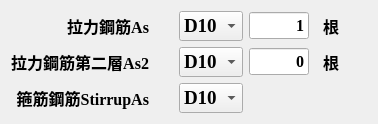
   <widget class="QWidget" name="layoutWidget">
    <property name="geometry">
     <rect>
      <x>30</x>
      <y>140</y>
      <width>378</width>
      <height>98</height>
     </rect>
    </property>
    <layout class="QGridLayout" name="gridLayout_3">
     <item row="0" column="0">
      <widget class="QLabel" name="lab_As">
       <property name="font">
        <font>
         <family>Times New Roman</family>
         <pointsize>12</pointsize>
         <weight>75</weight>
         <bold>true</bold>
        </font>
       </property>
       <property name="layoutDirection">
        <enum>Qt::LeftToRight</enum>
       </property>
       <property name="text">
        <string>拉力鋼筋As      </string>
       </property>
       <property name="alignment">
        <set>Qt::AlignRight|Qt::AlignTrailing|Qt::AlignVCenter</set>
       </property>
       <property name="buddy">
        <cstring></cstring>
       </property>
      </widget>
     </item>
     <item row="0" column="1">
      <widget class="QComboBox" name="cbx_BarAsi">
       <property name="sizePolicy">
        <sizepolicy hsizetype="Preferred" vsizetype="Fixed">
         <horstretch>0</horstretch>
         <verstretch>0</verstretch>
        </sizepolicy>
       </property>
       <property name="font">
        <font>
         <family>Times New Roman</family>
         <pointsize>14</pointsize>
         <weight>75</weight>
         <bold>true</bold>
        </font>
       </property>
       <property name="currentText">
        <string>D10</string>
       </property>
       <item>
        <property name="text">
         <string>D10</string>
        </property>
       </item>
       <item>
        <property name="text">
         <string>D13</string>
        </property>
       </item>
       <item>
        <property name="text">
         <string>D16</string>
        </property>
       </item>
       <item>
        <property name="text">
         <string>D19</string>
        </property>
       </item>
       <item>
        <property name="text">
         <string>D22</string>
        </property>
       </item>
       <item>
        <property name="text">
         <string>D25</string>
        </property>
       </item>
       <item>
        <property name="text">
         <string>D29</string>
        </property>
       </item>
       <item>
        <property name="text">
         <string>D32</string>
        </property>
       </item>
       <item>
        <property name="text">
         <string>D36</string>
        </property>
       </item>
       <item>
        <property name="text">
         <string>D43</string>
        </property>
       </item>
       <item>
        <property name="text">
         <string>D57</string>
        </property>
       </item>
      </widget>
     </item>
     <item row="0" column="2">
      <widget class="QLineEdit" name="txb_NumAs">
       <property name="font">
        <font>
         <family>Times New Roman</family>
         <pointsize>12</pointsize>
         <weight>75</weight>
         <bold>true</bold>
        </font>
       </property>
       <property name="text">
        <string>1</string>
       </property>
       <property name="alignment">
        <set>Qt::AlignRight|Qt::AlignTrailing|Qt::AlignVCenter</set>
       </property>
      </widget>
     </item>
     <item row="0" column="3">
      <widget class="QLabel" name="label">
       <property name="font">
        <font>
         <family>Times New Roman</family>
         <pointsize>12</pointsize>
         <weight>75</weight>
         <bold>true</bold>
        </font>
       </property>
       <property name="text">
        <string>  根       </string>
       </property>
      </widget>
     </item>
     <item row="1" column="0">
      <widget class="QLabel" name="lab_As_2">
       <property name="font">
        <font>
         <family>Times New Roman</family>
         <pointsize>12</pointsize>
         <weight>75</weight>
         <bold>true</bold>
        </font>
       </property>
       <property name="layoutDirection">
        <enum>Qt::LeftToRight</enum>
       </property>
       <property name="text">
        <string>拉力鋼筋第二層As2      </string>
       </property>
       <property name="alignment">
        <set>Qt::AlignRight|Qt::AlignTrailing|Qt::AlignVCenter</set>
       </property>
       <property name="buddy">
        <cstring></cstring>
       </property>
      </widget>
     </item>
     <item row="1" column="1">
      <widget class="QComboBox" name="cbx_BarAsi_2">
       <property name="sizePolicy">
        <sizepolicy hsizetype="Preferred" vsizetype="Fixed">
         <horstretch>0</horstretch>
         <verstretch>0</verstretch>
        </sizepolicy>
       </property>
       <property name="font">
        <font>
         <family>Times New Roman</family>
         <pointsize>14</pointsize>
         <weight>75</weight>
         <bold>true</bold>
        </font>
       </property>
       <property name="currentText">
        <string>D10</string>
       </property>
       <item>
        <property name="text">
         <string>D10</string>
        </property>
       </item>
       <item>
        <property name="text">
         <string>D13</string>
        </property>
       </item>
       <item>
        <property name="text">
         <string>D16</string>
        </property>
       </item>
       <item>
        <property name="text">
         <string>D19</string>
        </property>
       </item>
       <item>
        <property name="text">
         <string>D22</string>
        </property>
       </item>
       <item>
        <property name="text">
         <string>D25</string>
        </property>
       </item>
       <item>
        <property name="text">
         <string>D29</string>
        </property>
       </item>
       <item>
        <property name="text">
         <string>D32</string>
        </property>
       </item>
       <item>
        <property name="text">
         <string>D36</string>
        </property>
       </item>
       <item>
        <property name="text">
         <string>D43</string>
        </property>
       </item>
       <item>
        <property name="text">
         <string>D57</string>
        </property>
       </item>
      </widget>
     </item>
     <item row="1" column="2">
      <widget class="QLineEdit" name="txb_NumAs_2">
       <property name="font">
        <font>
         <family>Times New Roman</family>
         <pointsize>12</pointsize>
         <weight>75</weight>
         <bold>true</bold>
        </font>
       </property>
       <property name="text">
        <string>0</string>
       </property>
       <property name="alignment">
        <set>Qt::AlignRight|Qt::AlignTrailing|Qt::AlignVCenter</set>
       </property>
      </widget>
     </item>
     <item row="1" column="3">
      <widget class="QLabel" name="label_61">
       <property name="font">
        <font>
         <family>Times New Roman</family>
         <pointsize>12</pointsize>
         <weight>75</weight>
         <bold>true</bold>
        </font>
       </property>
       <property name="text">
        <string>  根       </string>
       </property>
      </widget>
     </item>
     <item row="2" column="0">
      <widget class="QLabel" name="lab_StirrupAs">
       <property name="font">
        <font>
         <family>Times New Roman</family>
         <pointsize>12</pointsize>
         <weight>75</weight>
         <bold>true</bold>
        </font>
       </property>
       <property name="layoutDirection">
        <enum>Qt::LeftToRight</enum>
       </property>
       <property name="text">
        <string>箍筋鋼筋StirrupAs      </string>
       </property>
       <property name="alignment">
        <set>Qt::AlignRight|Qt::AlignTrailing|Qt::AlignVCenter</set>
       </property>
       <property name="buddy">
        <cstring></cstring>
       </property>
      </widget>
     </item>
     <item row="2" column="1">
      <widget class="QComboBox" name="cbx_StirrupAsi">
       <property name="sizePolicy">
        <sizepolicy hsizetype="Preferred" vsizetype="Fixed">
         <horstretch>0</horstretch>
         <verstretch>0</verstretch>
        </sizepolicy>
       </property>
       <property name="font">
        <font>
         <family>Times New Roman</family>
         <pointsize>14</pointsize>
         <weight>75</weight>
         <bold>true</bold>
        </font>
       </property>
       <property name="currentText">
        <string>D10</string>
       </property>
       <item>
        <property name="text">
         <string>D10</string>
        </property>
       </item>
       <item>
        <property name="text">
         <string>D13</string>
        </property>
       </item>
       <item>
        <property name="text">
         <string>D16</string>
        </property>
       </item>
       <item>
        <property name="text">
         <string>D19</string>
        </property>
       </item>
       <item>
        <property name="text">
         <string>D22</string>
        </property>
       </item>
       <item>
        <property name="text">
         <string>D25</string>
        </property>
       </item>
       <item>
        <property name="text">
         <string>D29</string>
        </property>
       </item>
       <item>
        <property name="text">
         <string>D32</string>
        </property>
       </item>
       <item>
        <property name="text">
         <string>D36</string>
        </property>
       </item>
       <item>
        <property name="text">
         <string>D43</string>
        </property>
       </item>
       <item>
        <property name="text">
         <string>D57</string>
        </property>
       </item>
      </widget>
     </item>
    </layout>
   </widget>
